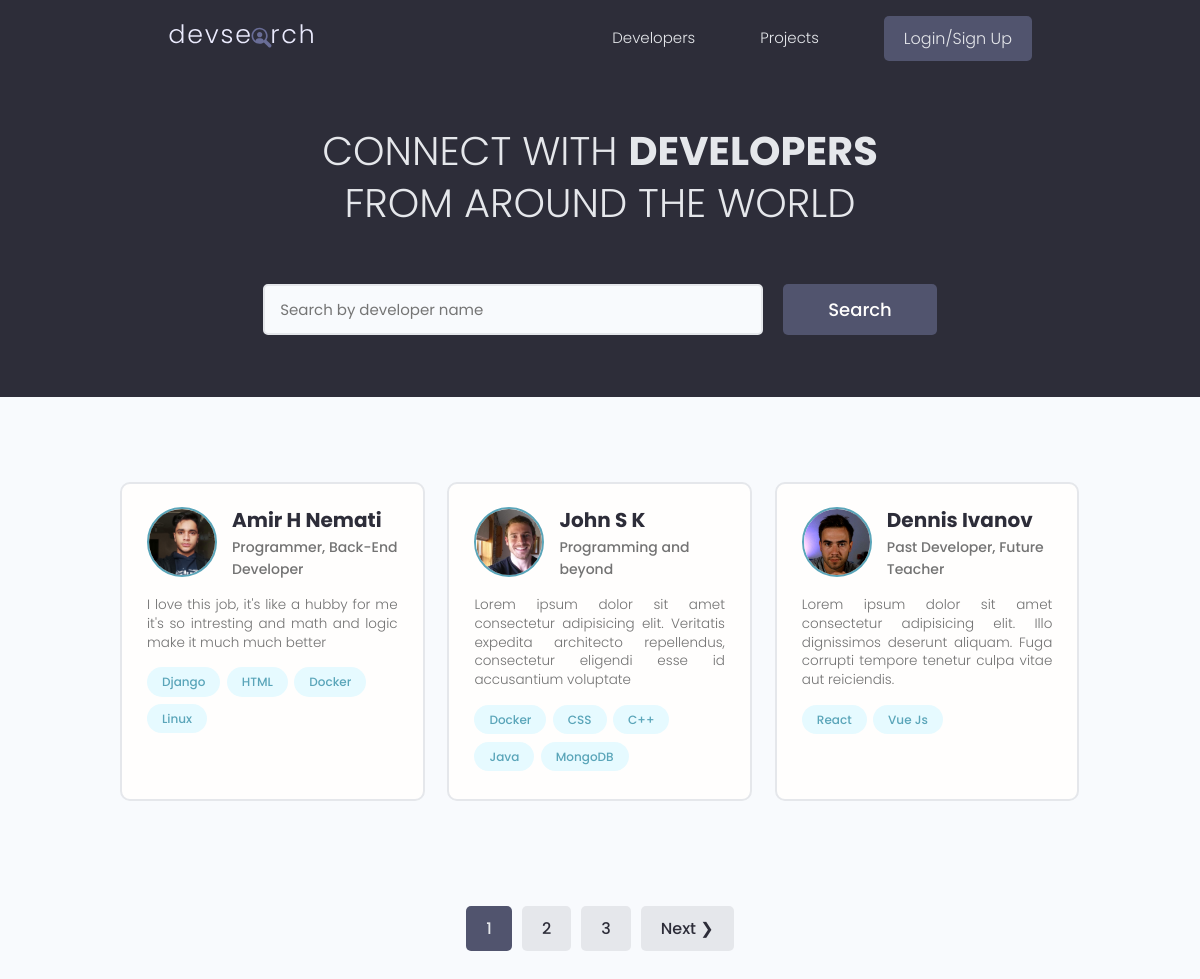
The page / on the database its author committed.
### users/models.py (models this page shows, shortened)
class Profile(models.Model):
    user = models.OneToOneField(User, on_delete=models.CASCADE, null=True, blank=True)
    name = models.CharField(max_length=200, null=True, blank=True)
    email = models.EmailField(max_length=200, blank=True, null=True)
    username = models.CharField(max_length=200, null=True, blank=True)
    location = models.CharField(max_length=200, null=True, blank=True)
    short_intro = models.CharField(max_length=200, blank=True, null=True)
    bio = models.TextField(blank=True, null=True)
    profile_image = models.ImageField(null=True, blank=True,
                                      upload_to='profiles/', default='profiles/user-default.png')
    social_github = models.CharField(max_length=200, blank=True, null=True)
    social_twitter = models.CharField(max_length=200, blank=True, null=True)
    social_linkedin = models.CharField(max_length=200, blank=True, null=True)
    social_website = models.CharField(max_length=200, blank=True, null=True)
    created = models.DateTimeField(auto_now_add=True)
    id = models.UUIDField(default=uuid.uuid4, unique=True,
                          primary_key=True, editable=False)
    class Meta:
        ordering = ['profile_image']
    @property
    def imageURL(self):
        try:
            url = self.profile_image.url
        except:
            url = ''
        return url

class Skill(models.Model):
    owner = models.ForeignKey(Profile, null=True, blank=True,
                              on_delete=models.CASCADE)
    name = models.CharField(max_length=200, null=True, blank=True)
    description = models.TextField(null=True, blank=True)
    created = models.DateTimeField(auto_now_add=True)
    id = models.UUIDField(default=uuid.uuid4, unique=True,
                          primary_key=True, editable=False)
    def __str__(self):
        return str(self.name)

### users/views.py (the view)
# urls.py: path('', views.profiles, name='profiles'),
def profiles(request):
    profiles, search_query = searchProfiles(request)
    profiles, custom_range = paginateProfiles(request, profiles, 3)
    context = {
        'profiles': profiles,
        'search_query': search_query,
        'custom_range': custom_range,
    }
    return render(request, 'users/profiles.html', context)

### users/uttils.py (called while the page is built)
def searchProfiles(request):
    search_query = ''
    if request.GET.get('search_query'):
        search_query = request.GET.get('search_query')
    skills = Skill.objects.filter(name__icontains=search_query)
    profiles = Profile.objects.distinct().filter(
        Q(name__icontains=search_query)|
        Q(short_intro__icontains=search_query) |
        Q(skill__in=skills)
    )
    return profiles, search_query

def paginateProfiles(request, profiles, results):
    page = request.GET.get('page')
    paginator = Paginator(profiles, results)
    try:
        profiles = paginator.page(page)
    except PageNotAnInteger:
        page = 1
        profiles = paginator.page(page)
    except EmptyPage:
        page = paginator.num_pages
        profiles = paginator.page(page)
    leftIndex = (int(page) - 2)
    if leftIndex < 1:
        leftIndex = 1
    rightIndex = (int(page) + 3)
    if rightIndex > paginator.num_pages:
        rightIndex = paginator.num_pages
    custom_range = range(leftIndex, rightIndex + 1)
    return profiles, custom_range

### users/templates/users/profiles.html (shortened to what this page needs)
{% extends 'main.html' %}
{% block content %}
<main class="home">
    <section class="hero-section text-center">
      <div class="container container--narrow">
        <div class="hero-section__box">
          <h2>CONNECT WITH <span>DEVELOPERS</span></h2>
          <h2>FROM AROUND THE WORLD</h2>
        </div>
        <div class="hero-section__search">
          <form id="searchForm" class="form" action="{% url 'profiles' %}" method="get">
            <div class="form__field">
              <input class="input input--text" id="formInput#search" type="text" name="search_query"
                value="{{search_query}}" placeholder="Search by developer name" />
            </div>
            <input class="btn btn--sub btn--lg" type="submit" value="Search" />
          </form>
        </div>
      </div>
    </section>
    <section class="devlist">
      <div class="container">
        <div class="grid grid--three">
            {% for profile in profiles %}
          <div class="column card">
            <div class="dev">
              <a href="{% url 'user-profile' profile.id %}" class="card__body">
                <div class="dev__profile">
                  <img class="avatar avatar--md" src="{{profile.imageURL}}" alt="image" />
                  <div class="dev__meta">
                    <h3>{{profile.name}}</h3>
                    <h5>{{profile.short_intro}}</h5>
                  </div>
                </div>
                <p class="dev__info">
                    {{profile.bio|slice:"150"}}
                </p>
                <div class="dev__skills">
                    {% for skill in profile.skill_set.all|slice:"5" %}
                  <span class="tag tag--pill tag--main">
                    <small>{{skill}}</small>
                  </span>
                    {% endfor %}
                </div>
              </a>
            </div>
          </div>
          {% endfor %}
        </div>
      </div>
      {% include 'pagination.html' with queryset=profiles %}
    </section>
  </main>
{% endblock %}

### static/styles/app.css (style rules this page uses)
:root { --color-sub: #2d2d39; }
.btn--sub { background-color: var(--color-sub-light); }
.card { border: 2px solid var(--color-light); }
img { width: 100%; }
.hero-section { height: 40vh; display: flex; align-items: center; background-color: var(--color-sub); }
.hero-section__box { margin-bottom: 4rem; }
.hero-section__box > h2, .hero-section__box > h2 > span { font-size: 4rem; color: var(--color-light); line-height: 1.3; text-transform: uppercase; }
.hero-section__box > h2 { font-weight: 300; }
.hero-section__box > h2 > span { font-weight: 700; }
.hero-section__search > .form { display: flex; align-items: center; justify-content: center; gap: 2rem; }
.hero-section__search > .form input.input--text { width: 50rem; }
.devlist { margin-top: 8rem; }
.devlist .grid { align-items: stretch; }
.devlist .dev .dev__profile { display: flex; align-items: center; gap: 1.5rem; }
.devlist .dev .dev__meta h3 { color: var(--color-sub); font-size: 2rem; font-weight: 700; }
.devlist .dev .dev__meta h5 { color: var(--color-text); font-size: 1.4rem; font-weight: 500; }
.devlist .dev .dev__info { margin: 1.5rem 0; font-size: 1.35rem; line-height: 1.4; text-align: justify; }

### static/uikit/styles/modules/_variables.css (style rules this page uses)
:root { --color-main: #5aa5b9; --color-main-light: #e6faff; --color-sub: #3f4156; --color-sub-light: #51546e; --color-sub-lighter: #ededfd; --color-text: #737373; --color-gray: #8b8b8b; --color-light: #e5e7eb; --color-light-gray: #767676; --color-bg: #f8fafd; --color-white: #fffefd; --color-white-light: #f3f3f3; --color-success: #359e64; --color-success-bg: #def8e8; --color-error: #fc4b0b; --color-error-bg: #fff2ee; --font-base: 'Poppins', arial, helvetica, 'Segoe UI', roboto, ubuntu, sans-serif; --font-monospace: 'Fira Code', 'Courier New', courier, monospace; --font-regular: 300; --font-medium: 500; --font-bold: 700; --generic-shadow: 1px 1px 5px #00000010; --generic-transition: all 0.3s ease-in-out; }

### static/uikit/styles/modules/_base.css (style rules this page uses)
* { margin: 0; padding: 0; box-sizing: border-box; text-rendering: optimizeLegibility; color: inherit; font-size: inherit; }
html { font-size: 50%; }
@media only screen and (min-width: 480px) { html { font-size: 56.25%; } }
@media only screen and (min-width: 1200px) { html { font-size: 62.5%; } }
body { line-height: 1.6; font-weight: 400; font-size: 1.5rem; color: var(--color-text); background-color: var(--color-bg); min-height: 100vh; }

### static/uikit/styles/modules/_typography.css (style rules this page uses)
* { font-family: var(--font-base); }
h2 { font-size: 3.6rem; font-weight: var(--font-bold); }
h3 { font-size: 3.2rem; font-weight: var(--font-medium); }
h5 { font-size: 2.4rem; font-weight: var(--font-medium); }
h5, h6 { font-weight: var(--font-regular); }
p, span, strong { font-size: 1.6rem; color: var(--color-text); font-weight: var(--font-regular); }
a { padding-bottom: 2px; text-decoration: none; display: inline-block; color: var(--color-main); font-weight: var(--font-medium); }

### static/uikit/styles/modules/_utilities.css (style rules this page uses)
.container { width: 92%; max-width: 165rem; margin: 0 auto; box-sizing: border-box; }
.container--narrow { width: 92%; max-width: 120rem; }
@media screen and (min-width: 1000px) { .container { width: 90%; } }
@media screen and (min-width: 1000px) { .container--narrow { width: 85%; } }
@media screen and (min-width: 1200px) { .container { width: 80%; } }
@media screen and (min-width: 1200px) { .container--narrow { width: 72%; } }
.text-center { text-align: center; }

### static/uikit/styles/modules/_avatar.css (style rules this page uses)
.avatar { border-radius: 50%; border: 2px solid var(--color-main); object-fit: cover; }
.avatar--md { height: 7rem; width: 7rem; }

### static/uikit/styles/modules/_button.css (style rules this page uses)
.btn { display: inline-block; position: relative; cursor: pointer; background-color: var(--color-light); font-weight: var(--font-medium); color: var(--color-sub); text-decoration: none; padding: 1rem 2rem; border-radius: 0.5rem; border: none; width: -webkit-fit-content; width: -moz-fit-content; width: fit-content; height: -webkit-fit-content; height: -moz-fit-content; height: fit-content; font-size: 1.6rem; outline-width: 0; outline-color: transparent; -webkit-backface-visibility: hidden; backface-visibility: hidden; transition: all 0.3s ease-in-out; }
.btn--sub { background-color: var(--color-sub); color: var(--color-white); }
.btn--lg { font-size: 1.8rem; padding: 1.2rem 4.5rem; }

### static/uikit/styles/modules/_card.css (style rules this page uses)
.card { border-radius: 1rem; background-color: var(--color-white); border: 1.5px solid var(--color-light); width: auto; height: auto; margin-top: 0.5rem; margin-bottom: 0.5rem; overflow: hidden; }
.card__body, .card__header { padding: 2rem 2.5rem; }

### rows shown on the page
Profile: imageURL (picture), name "Amir H Nemati", short_intro "Programmer, Back-End Developer", bio "I love this job, it's like a hubby for me it's so intresting and math and logic make it much much better"
Skill: name "Django"
Skill: name "HTML"
Skill: name "Docker"
Skill: name "Linux"
Profile: imageURL (picture), name "John S K", short_intro "Programming and beyond", bio "Lorem ipsum dolor sit amet consectetur adipisicing elit. Veritatis expedita architecto repellendus, consectetur eligendi esse id accusantium voluptate"
Skill: name "Docker"
Skill: name "CSS"
Skill: name "C++"
Skill: name "Java"
Skill: name "MongoDB"
Profile: imageURL (picture), name "Dennis Ivanov", short_intro "Past Developer, Future Teacher", bio "Lorem ipsum dolor sit amet consectetur adipisicing elit. Illo dignissimos deserunt aliquam. Fuga corrupti tempore tenetur culpa vitae aut reiciendis."
Skill: name "React"
Skill: name "Vue Js"

### other values the page prints
{{ page }} "1" "2" "3"
